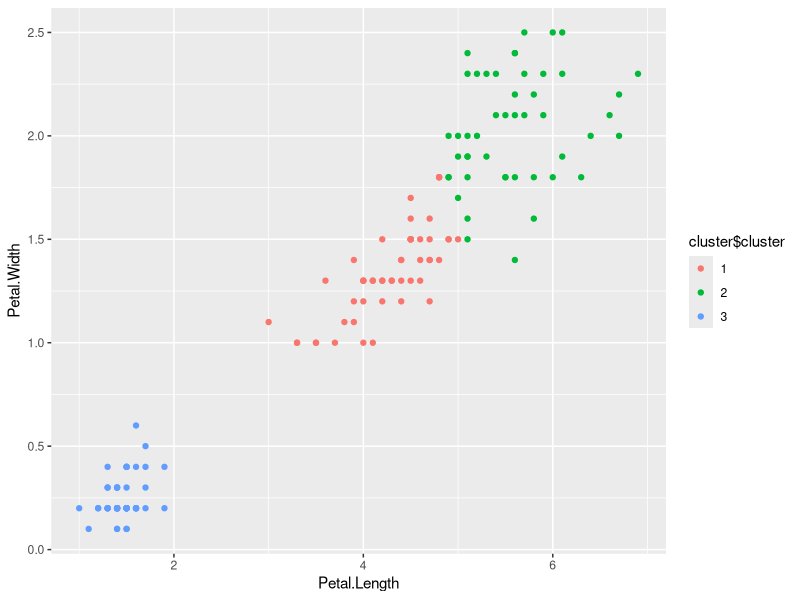

Write the R code that produced this figure.
## ---- chunk 1
cluster = kmeans(iris[,3:4], 3, nstart = 20)

require(ggplot2)
cluster$cluster = as.factor(cluster$cluster)
ggplot(iris, aes(Petal.Length, Petal.Width, col = cluster$cluster))+
    geom_point()
